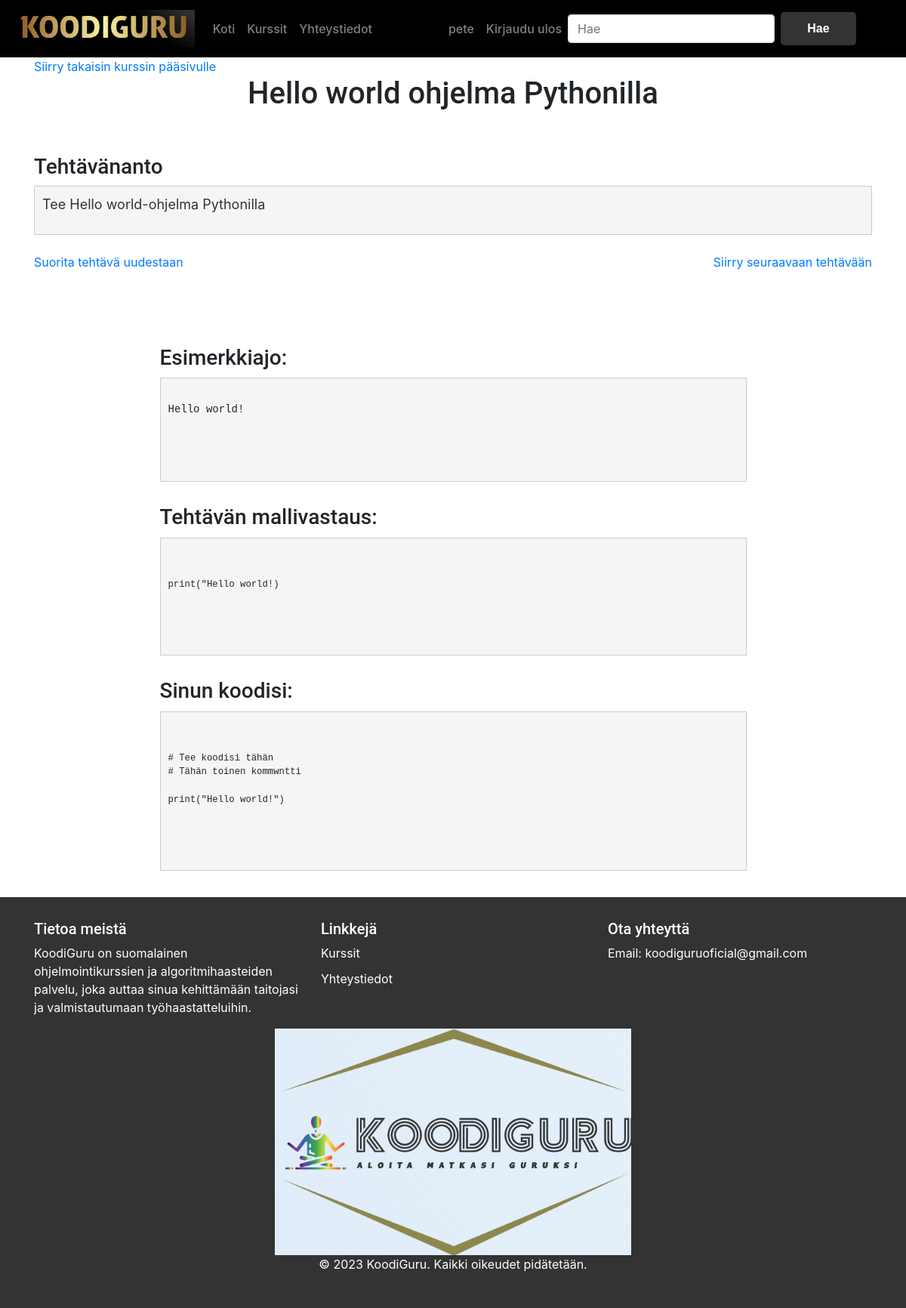
Page /tasks/1/review/ (signed in) on the committed database.
### main_app/models.py (models this page shows, shortened)
class User(AbstractUser):
    groups = models.ManyToManyField(Group, related_name="custom_user_groups", blank=True)
    user_permissions = models.ManyToManyField(
        Permission, blank=True, related_name="custom_user_permissions"
    )
    first_name = models.CharField("Etunimi", max_length=30)
    last_name = models.CharField("Sukunimi", max_length=30)
    role = models.CharField(
        max_length=20, choices=UserRole.choices, default=UserRole.STUDENT
    )
    email = models.EmailField("Sähköposti", unique=True)
    change_password = models.BooleanField(default=False)
    premium_start = models.DateTimeField(null=True, blank=True)
    premium_end = models.DateTimeField(null=True, blank=True)
    editor_theme = models.CharField(max_length=100, default="default")
    points = models.IntegerField(default=0, verbose_name="Pisteet")
    level = models.IntegerField(default=0, verbose_name="Taso")
    LEVEL_THRESHOLDS = [50, 150, 200, 500, 800]

class Task(models.Model):
    LANGUAGE_CHOICES = [
        ("Python", "Python"),
        ("Java", "Java"),
        ("Javascript", "JavaScript"),
        ("C", "C"),
        ("C++", "C++"),
        ("C#", "C#"),
        ("Pseudo", "Pseudo"),
	("Vaativuuslakelmat","vaativuuslaskelmat"),
    ]
    DIFFICULTY_CHOICES = [
        ("aloittelija", "Aloittelija"),
        ("harjoittelija", "Harjoittelija"),
        ("kehittäjä", "Kehittäjä"),
        ("mestari", "Mestari"),
        ("guru", "Guru"),
    ]
    DIFFICULTY_POINTS = {
        "aloittelija": 1,
        "harjoittelija": 2,
        "kehittäjä": 3,
        "mestari": 4,
        "guru": 5,
    }
    taskTitle = models.CharField(max_length=200)
    taskPublishDate = models.DateTimeField("Publish date")
    taskDescription = models.TextField()
    taskStarterCode = models.TextField(null=True)
    taskInputs = models.TextField(null=True, blank=True, default=get_empty_list)
    language = models.CharField(
        max_length=20, choices=LANGUAGE_CHOICES, default="Python"
    )
    difficulty = models.CharField(
        max_length=20, choices=DIFFICULTY_CHOICES, default="aloittelija"
    )
    course = models.ForeignKey(Course, on_delete=models.CASCADE, null=True)
    tutorial = models.ForeignKey(
        Tutorial, on_delete=models.SET_NULL, null=True, blank=True
    )
    category = models.ForeignKey(
        TaskCategory,
        on_delete=models.SET_NULL,
        null=True,
        blank=True,
        default=get_default_task_category,
    )
    video_url = models.URLField(blank=True, null=True)
    is_free = models.BooleanField(default=True)
    is_hidden = models.BooleanField(default=False)
    run_tests = models.BooleanField(default=True)

class Answer(models.Model):
    answerText = models.TextField()  # mallivastaus esi koodi
    answerOutput = models.TextField()
    answerPublishDate = models.DateTimeField("Publish date", default=datetime.now)
    answerTuto = models.TextField(null=True, blank=True)
    aswerVideo = models.URLField(blank=True, null=True)
    task = models.ForeignKey(Task, on_delete=models.CASCADE)

class UserAnswer(models.Model):
    user = models.ForeignKey(User, on_delete=models.CASCADE)
    task = models.ForeignKey(Task, on_delete=models.CASCADE)
    answer = models.TextField()
    class Meta:
        unique_together = ["user", "task"]

### main_app/views.py (the view)
# urls.py: path('tasks/<int:task_id>/review/', views.review_task, name='review_task'),
def review_task(request, task_id):
    task = get_object_or_404(Task, id=task_id)
    if not task.course.is_all_free:
        if not request.user.is_authenticated:
            return HttpResponseForbidden("Tämä sisältö vaatii kirjautumisen.")
    answer = Answer.objects.filter(task=task).first()
    user_answer = None
    if request.user.is_authenticated:
        user_answer = UserAnswer.objects.filter(user=request.user, task=task).first()
    next_task = Task.objects.filter(course=task.course, id__gt=task.id).order_by('id').first()
    return render(
        request,
        "main_app/review_task.html",
        {"task": task, "answer": answer, "user_answer": user_answer,
        "next_task": next_task,},
    )

### main_app/templates/main_app/review_task.html (shortened to what this page needs)
<head>
   </head>
   {% extends 'main_app/base.html' %}
   {% block content %}
   {% load static %}
<link rel="stylesheet" type="text/css" href="{% static 'css/review_task_styles.css' %}">
<a href="{% url 'main_app:course_detail' task.course.id %}"> Siirry takaisin  kurssin pääsivulle</a>
<h1 style="text-align: center">{{ task.taskTitle|safe }}</h1>
<br>
<br>
   <h3 class="content-header">Tehtävänanto </h3>
   <div class="description-style content-section">
       <p>{{ task.taskDescription|safe }}</p>
   </div>
   <br>
   <div class="task-actions">
    <a href="{% url 'main_app:perform_task' task.id %}">Suorita tehtävä uudestaan</a>
    {% if next_task %}
        <a href="{% url 'main_app:perform_task' next_task.id %}">Siirry seuraavaan tehtävään</a>
    {% else %}
        <span>Olet suorittanut kaikki tehtävät!</span>
    {% endif %}
</div>
   <br>
   <br>
   <div class="example-run-container content-section">
       <h3>Esimerkkiajo:</h3>
       <div class="example-run">
           <pre class="prettyprint">
   <p>{{ answer.answerOutput }}</p>
           </pre>
       </div>
   </div>
   <div class="example-run-container content-section">
       <h3>Tehtävän mallivastaus:</h3>
       <div class="example-run">
           <pre class="prettyprint">
                <pre>{{ answer.answerText}}</pre>
           </pre>
       </div>
   </div>
   <div class="example-run-container content-section">
       <h3>Sinun koodisi:</h3>
       <div class="example-run">
           <pre class="prettyprint">
              <pre>{{user_answer.answer}}</pre>
           </pre>
       </div>
   </div>
   {% endblock %}

### main_app/templates/main_app/navi.html (shortened to what this page needs)
{% load static %}
<nav class="navbar navbar-expand-lg navbar-dark" style="background-color: black">
  <a class="navbar-brand" href="{% url 'main_app:index' %}">
    <img src="{% static 'img/koodi_guru_text_no_back.png' %}" alt="KoodiGuru" height="50" >
  </a>
  <div class="collapse navbar-collapse" id="navbarNav">
    <ul class="navbar-nav mr-auto">
      <li class="nav-item {% if request.path == '/' %}active{% endif %}">
        <a class="nav-link" href="{% url 'main_app:index' %}">Koti</a>
    </li>
      <li class="nav-item {% if request.path == '/courses/' %}active{% endif %}">
        <a class="nav-link" href="{% url 'main_app:course_list' %}">Kurssit</a>
    </li>
      <li class="nav-item {% if request.path == '/contacts/' %}active{% endif %}  0">
        <a class="nav-link" href="{% url 'main_app:contact' %}">Yhteystiedot</a>
      </li>
    </ul>
    <ul class="navbar-nav">
      {% if user.is_authenticated %}
        <li class="nav-item {% if request.path == '/profile/' %}active{% endif %}">
          <a class="nav-link" href="{% url 'main_app:profile' %}">{{ user.username }}</a>
        </li>
        <li class="nav-item">
          <a class="nav-link" href="{% url 'main_app:logout' %}">Kirjaudu ulos</a>
        </li>
      {% endif %}
    </ul>
    <form class="form-inline my-2 my-lg-0" action="{% url 'main_app:search' %}" method="get">
      <input class="form-control mr-sm-2" type="search" placeholder="Hae" name="q" aria-label="Hae"/>
      <button class="btn btn-light my-2 my-sm-0" type="submit">Hae</button>
  </form>
  </div>
</nav>

### main_app/static/css/main_styles.css (style rules this page uses)
body { font-family: "Source Sans Pro", sans-serif; background-color: #f7f7f7; }
h1, h2, h3, h4, h5, h6 { font-family: "Roboto", sans-serif; font-weight: 500; }
.navbar { background-color: #333; }
.navbar .navbar-brand { font-weight: bold; }
.navbar .nav-link { font-weight: 500; }
.navbar { background-color: #333; padding: 20px 0; }
form button[type="submit"] { width: 100px; padding: 10px; background-color: #333; color: #fff; font-family: "Source Sans Pro", sans-serif; font-weight: bold; border: none; border-radius: 5px; cursor: pointer; margin-top: 15px; }
form button[type="submit"] { padding: 10px; font-family: "Source Sans Pro", sans-serif; font-weight: bold; border: none; border-radius: 5px; cursor: pointer; margin-top: 15px; }
.form-inline { margin-right: 50px; }
.example-run-container { width: 70%; margin-left: auto; margin-right: auto; margin-top: 30px; margin-bottom: 30px; }
.example-run { text-align: left; background-color: #f5f5f5; border: 1px solid #ccc; padding: 10px; overflow-x: auto; }
.example-run-container h3 { margin-bottom: 10px; }

### main_app/static/css/review_task_styles.css (style rules this page uses)
.description-style { text-align: left; background-color: #f5f5f5; border: 1px solid #ccc; padding: 10px; overflow-x: auto; color: #333; font-size: 18px; }
.task-actions { display: flex; justify-content: space-between; align-items: center; margin-bottom: 20px; }

### rows in the picture
User: username "pete"
Task: taskTitle "Hello world ohjelma Pythonilla", taskDescription "Tee Hello world-ohjelma Pythonilla"
Answer: answerOutput "Hello world!", answerText "print(\"Hello world!)"
UserAnswer: answer "# Tee koodisi tähän # Tähän toinen kommwntti print(\"Hello world!\")"
